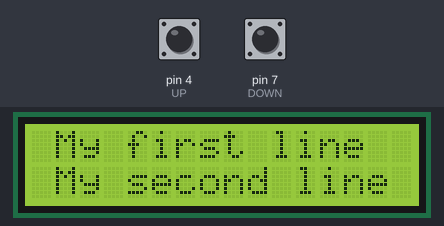
Bench run of a sketch on a simulated Arduino Uno, built with avr-gcc and run on an emulated ATmega328P. Shown: 16×2 character LCD. The test bench sets the inputs (shaded band); at power-on: pin 7 (DOWN) LOW, pin 4 (UP) LOW.

Above: at 1.3 s.
1.4 s: pin 7 (DOWN) pulled HIGH for 0.15 s
At 2.6 s:
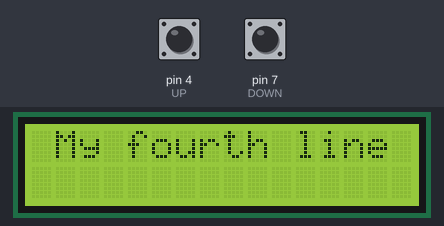
3.0 s: pin 4 (UP) pulled HIGH for 0.15 s
At 4.0 s:
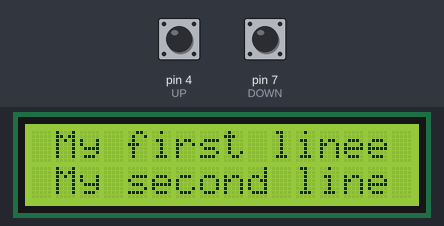
4.6 s: pin 7 (DOWN) pulled HIGH for 1 s
At 4.67 s:
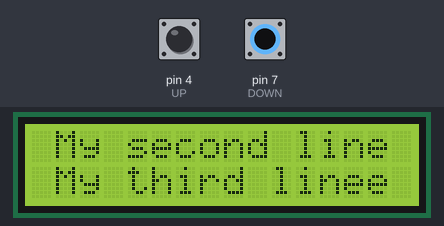
7.1 s: pin 4 (UP) pulled HIGH for 1 s
At 7.18 s:
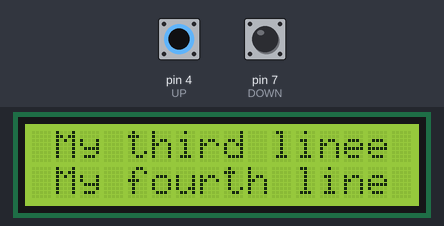
9.6 s: pin 7 (DOWN) pulled HIGH for 3.2 s
At 10.2 s:
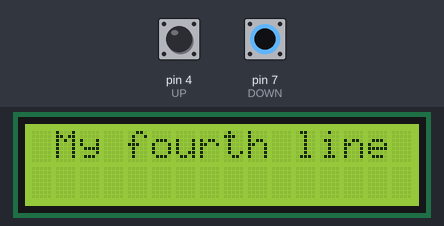
Timing chart, 0 to 12.6 s (numbered marks = the images above; inputs shaded):
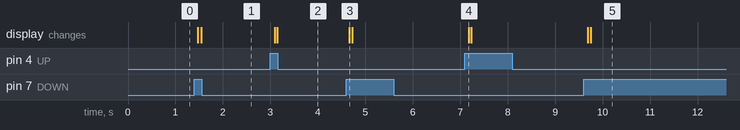

The sketch:

screen_menu.ino
```cpp
#define LCD_WIDTH   16
#define LCD_HEIGHT  2
#define UP          4
#define DOWN        7
#define SELECT      2


#include <LiquidCrystal_I2C.h>
#include <Wire.h>

LiquidCrystal_I2C screen(0x27, LCD_WIDTH, LCD_HEIGHT);

// these two buffers are used for refreshing the LCD
char Line0[LCD_WIDTH];
char Line1[LCD_WIDTH];

// this 2 dimension is the predefined menu
char menu[][16]={"My first line",
            "My second line",
            "My third line",
            "My fourth line",
            "               "};

uint8_t symbol[8] = {0x00, 0x04, 0x06, 0x1F, 0x06, 0x04, 0x00};
uint8_t isymbol[8] = {0x1F, 0x1B, 0X19, 0X00, 0X19, 0X1B, 0X1F, 0X1F};


int option = 0;
int arrow_place=0;

//**********************************************************
//
//**********************************************************
void arrow (int row, int col, bool show_hide, int type)
{
  if (show_hide == true)
  {
    screen.setCursor(row, col);
    screen.write(type);
  }
}


//********************************************************
//
//********************************************************
void clearLcdLine(char line[], uint8_t len)
{
    for(int i=0;i<len;i++) line[i]=0x020;

}


//********************************************************
//
//********************************************************
void LcdUpdate(char str0[],char str1[])
{
    screen.setCursor(0,0);
    screen.print(str0);
    screen.setCursor(0,1);
    screen.print(str1);
}


//********************************************************
//
//********************************************************
uint8_t button(int pin)
{
  #define KEY_ms      500
  unsigned long keyPressedTime;
  uint8_t c = 0;//the integer the will return the output
  if ((digitalRead(pin) == HIGH) && (millis() - keyPressedTime) > KEY_ms)//debounce routine
  {
    keyPressedTime = millis();
    c = pin;
  }
  return c;
}


//**********************************************************
//
//**********************************************************
void setup()
{
  Serial.begin(115200);
  screen.init();
  screen.createChar(0, symbol);
  screen.createChar(1, isymbol);

  clearLcdLine(Line0,LCD_WIDTH);
  clearLcdLine(Line1,LCD_WIDTH);

  LcdUpdate(Line0,Line1);
  strncpy(&Line0[1],&menu[0][0],15);
  strncpy(&Line1[1],&menu[1][0],15);

  pinMode(UP, INPUT);
  pinMode(DOWN, INPUT);
  pinMode(SELECT, INPUT);
}

//**********************************************************
//
//**********************************************************
void loop()
{
  screen.backlight();

  LcdUpdate(Line0,Line1);

  //line0[3]=0x41;

  strncpy(&Line0[1],&menu[option][0],15);
  strncpy(&Line1[1],&menu[option+1][0],15);


  if (button(UP) == UP)
  {
    option -=1;
    arrow_place-=1;
  }

  if (button(DOWN) == DOWN)
  {
    option +=1;
    arrow_place+=1;
  }


 if(option>=3) option=3;
 if(option<=0) option=0;


}
```

Measured:
- after the input at 1.4 s, the display: first changes after 0.07 s (image 1 shows a later state)
- after the input at 3.0 s, the display: first changes after 0.09 s (image 2 shows a later state)
- after the input at 4.6 s, the display: changes after 0.07 s (image 3)
- after the input at 7.1 s, the display: changes after 0.08 s (image 4)
- after the input at 9.6 s, the display: first changes after 0.09 s (image 5 shows a later state)
